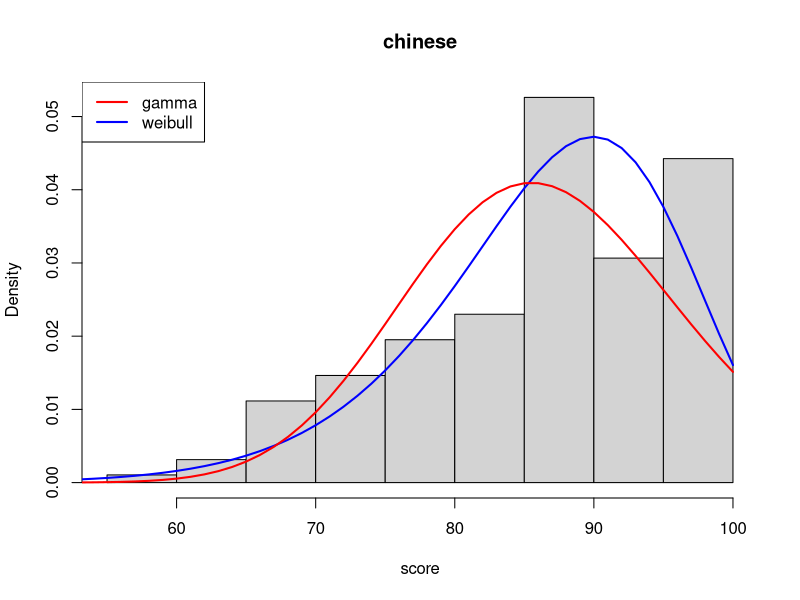
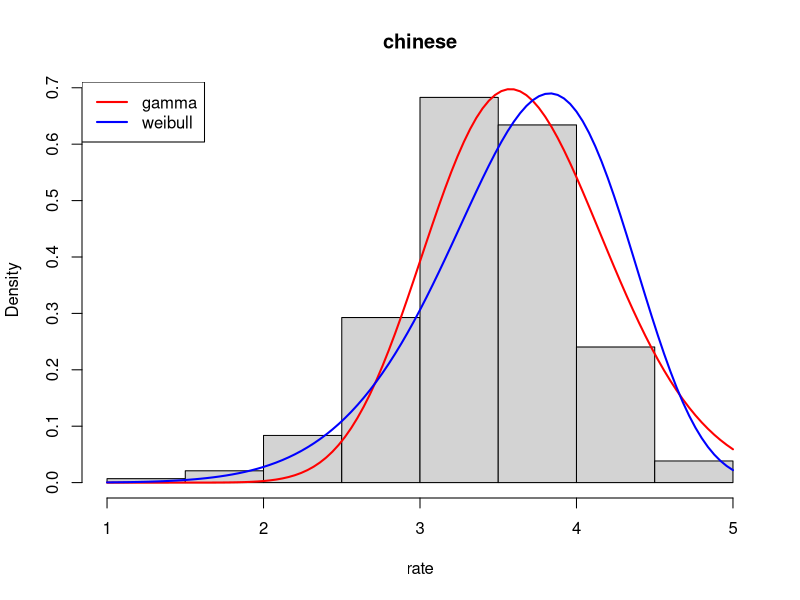
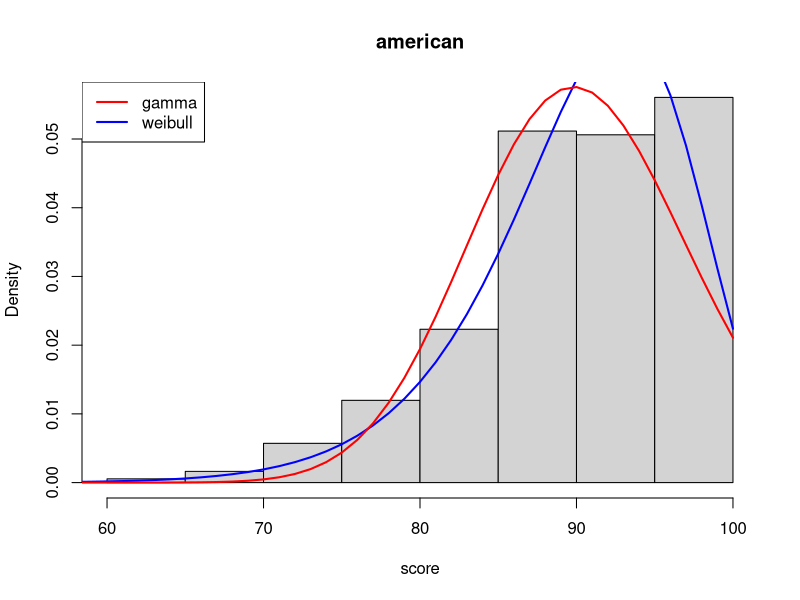
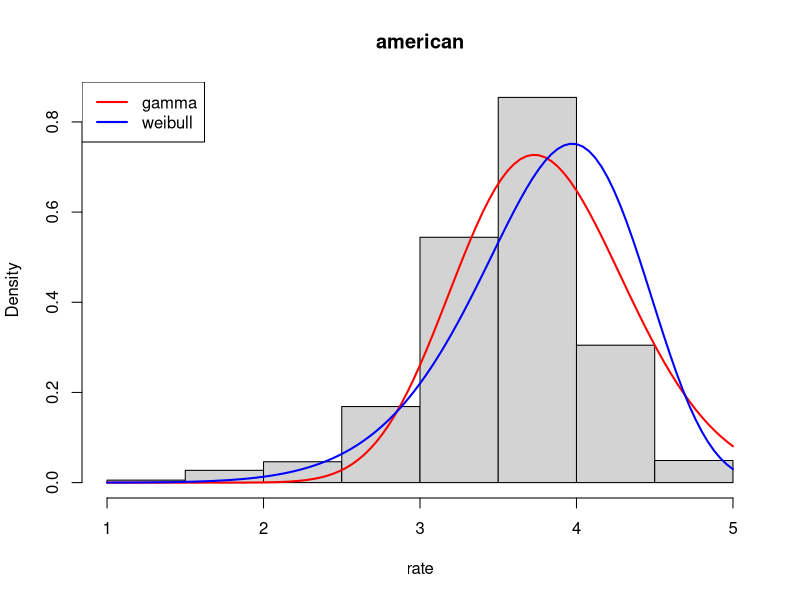
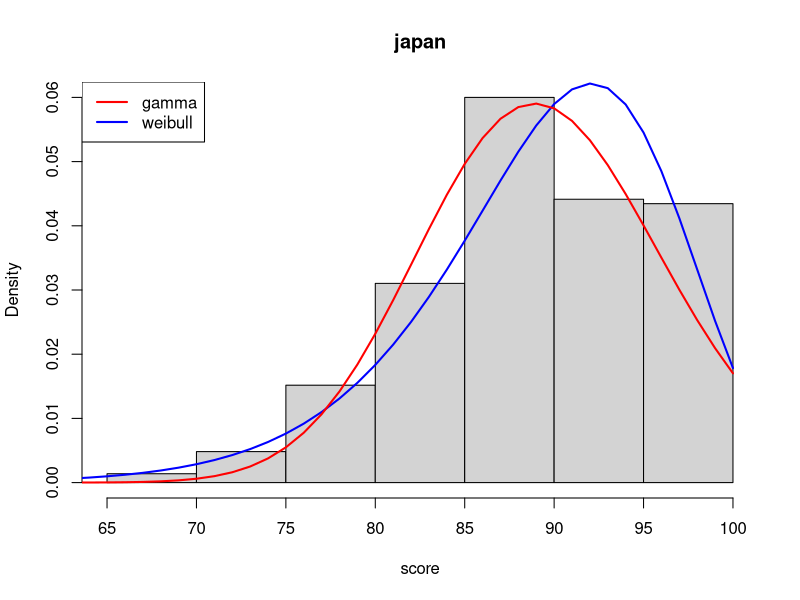
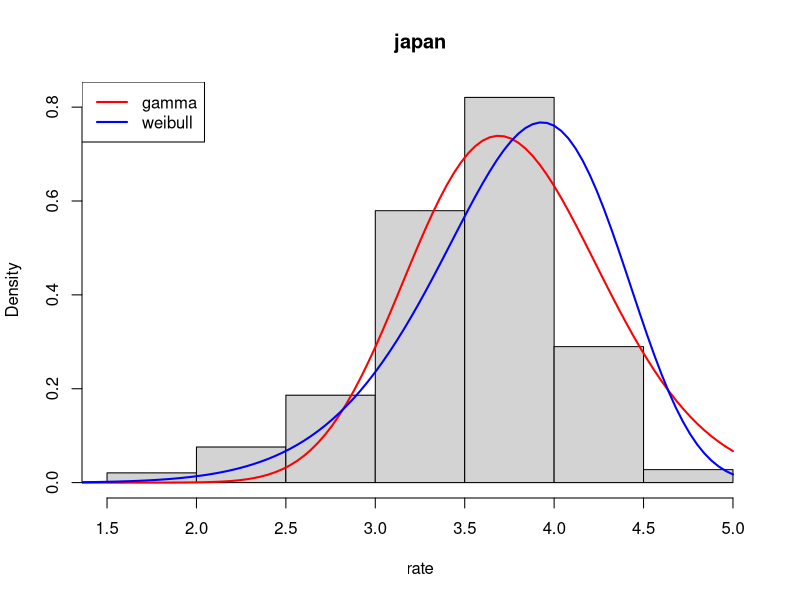
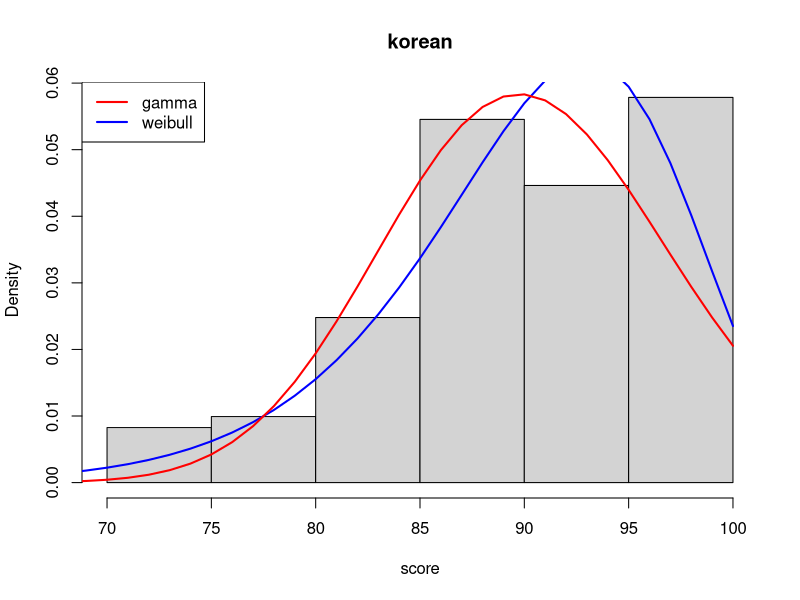
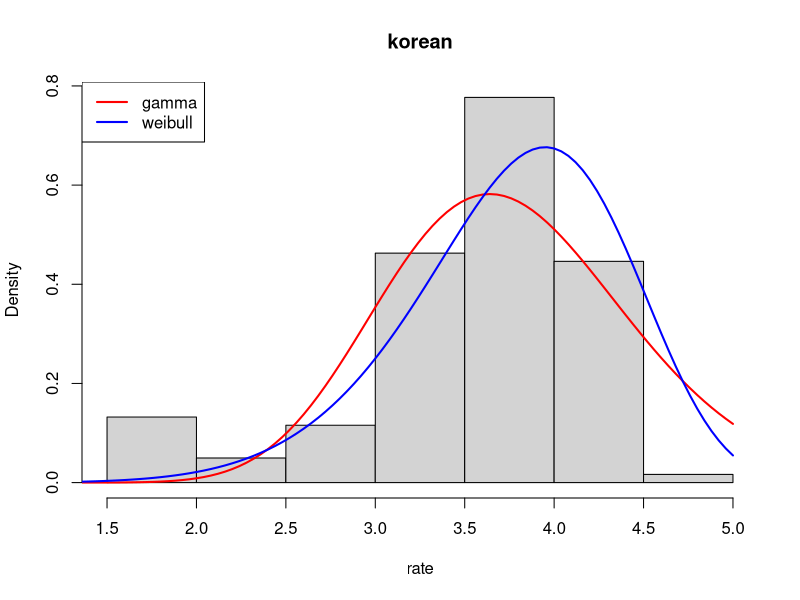

Write R code to recreate these figures, in order.
setwd("/Users/ziyuanhan/Desktop")
library(stats4)
comb <- read.csv("comb.csv",fill = TRUE,na.strings = c(""),header = TRUE)
# par(mfrow=c(2,1))

chinese.rate <- as.numeric(comb$rate[which(comb$title=="chinese")])
chinese.score <- as.numeric(comb$score[which(comb$title=="chinese")])
# hist(chinese.rate,freq=FALSE, main = "chinese" , xlab = "rating")
# hist(chinese.score,freq=FALSE, main = "chinese" , xlab = "score")

minuslogl.gam.rate <- function(theta, kappa) {
  y <- dgamma(chinese.rate, shape = kappa, scale = theta)
  # return -sum ln(y)
  nLL <- -sum(log(y))
  return(nLL)
}

minuslogl.gam.score <- function(theta, kappa) {
  y <- dgamma(chinese.score, shape = kappa, scale = theta)
  # return -sum ln(y)
  nLL <- -sum(log(y))
  return(nLL)
}

minuslogl.wei.rate <- function(yita, beta) {
  y <- suppressWarnings(dweibull(chinese.rate, shape = yita, scale = beta))
  # return -sum ln(y)
  nLL <- -sum(log(y))
  return(nLL)
}

minuslogl.wei.score <- function(yita, beta) {
  y <- suppressWarnings(dweibull(chinese.score, shape = yita, scale = beta))
  # return -sum ln(y)
  nLL <- -sum(log(y))
  return(nLL)
}

c <- chinese.score
n <- length(c)
kappa.mme <- (n*mean(c)^2) / ((n-1)*var(c))
theta.mme <- ((n-1)*var(c)) / (n*mean(c))
fit.gam.score <- mle(minuslogl.gam.score, start = list(theta = theta.mme, kappa = kappa.mme))
summary(fit.gam.score)
theta.mle <- fit.gam.score@coef[1]
kappa.mle <- fit.gam.score@coef[2]

fit.wei.score <- mle(minuslogl.wei.score, start = list(yita = 1, beta = 1))
summary(fit.wei.score)
yita.mle <- fit.wei.score@coef[1]
beta.mle <- fit.wei.score@coef[2]
hist(c,freq=FALSE, main = "chinese" , xlab = "score")
curve(dweibull(x,shape=yita.mle,scale =beta.mle),from=0,to=100,col="blue",lwd=2,add=TRUE)
curve(dgamma(x,shape=kappa.mle,scale = theta.mle),from=0,to=100,col="red",lwd=2,add=TRUE)
legend("topleft",legend=c("gamma","weibull"),col=c("red","blue"),lwd=2)

c <- chinese.rate
n <- length(c)
kappa.mme <- (n*mean(c)^2) / ((n-1)*var(c))
theta.mme <- ((n-1)*var(c)) / (n*mean(c))
fit.gam.rate <- mle(minuslogl.gam.rate, start = list(theta = theta.mme, kappa = kappa.mme))
summary(fit.gam.score)
theta.mle <- fit.gam.rate@coef[1]
kappa.mle <- fit.gam.rate@coef[2]

fit.wei.rate <- mle(minuslogl.wei.rate, start = list(yita = 1, beta = 1))
summary(fit.wei.rate)
yita.mle <- fit.wei.rate@coef[1]
beta.mle <- fit.wei.rate@coef[2]
hist(c,freq=FALSE, main = "chinese" , xlab = "rate")
curve(dgamma(x,shape=kappa.mle,scale = theta.mle),from=1,to=5,col="red",lwd=2,add=TRUE)
curve(dweibull(x,shape=yita.mle,scale =beta.mle),from=1,to=5,col="blue",lwd=2,add=TRUE)
legend("topleft",legend=c("gamma","weibull"),col=c("red","blue"),lwd=2)





american.rate <- comb$rate[which(comb$title=="american")]
american.score <- comb$score[which(comb$title=="american")]
# hist(american.rate,freq=FALSE, main = "american" , xlab = "rating")
# hist(american.score,freq=FALSE, main = "american" , xlab = "score")

minuslogl.gam.rate <- function(theta, kappa) {
  y <- dgamma(american.rate, shape = kappa, scale = theta)
  # return -sum ln(y)
  nLL <- -sum(log(y))
  return(nLL)
}

minuslogl.gam.score <- function(theta, kappa) {
  y <- dgamma(american.score, shape = kappa, scale = theta)
  # return -sum ln(y)
  nLL <- -sum(log(y))
  return(nLL)
}

minuslogl.wei.rate <- function(yita, beta) {
  y <- suppressWarnings(dweibull(american.rate, shape = yita, scale = beta))
  # return -sum ln(y)
  nLL <- -sum(log(y))
  return(nLL)
}

minuslogl.wei.score <- function(yita, beta) {
  y <- suppressWarnings(dweibull(american.score, shape = yita, scale = beta))
  # return -sum ln(y)
  nLL <- -sum(log(y))
  return(nLL)
}

c <- american.score
n <- length(c)
kappa.mme <- (n*mean(c)^2) / ((n-1)*var(c))
theta.mme <- ((n-1)*var(c)) / (n*mean(c))
fit.gam.score <- mle(minuslogl.gam.score, start = list(theta = theta.mme, kappa = kappa.mme))
summary(fit.gam.score)
theta.mle <- fit.gam.score@coef[1]
kappa.mle <- fit.gam.score@coef[2]

fit.wei.score <- mle(minuslogl.wei.score, start = list(yita = 1, beta = 1))
summary(fit.wei.score)
yita.mle <- fit.wei.score@coef[1]
beta.mle <- fit.wei.score@coef[2]
hist(c,freq=FALSE, main = "american" , xlab = "score")
curve(dweibull(x,shape=yita.mle,scale =beta.mle),from=0,to=100,col="blue",lwd=2,add=TRUE)
curve(dgamma(x,shape=kappa.mle,scale = theta.mle),from=0,to=100,col="red",lwd=2,add=TRUE)
legend("topleft",legend=c("gamma","weibull"),col=c("red","blue"),lwd=2)

c <- american.rate
n <- length(c)
kappa.mme <- (n*mean(c)^2) / ((n-1)*var(c))
theta.mme <- ((n-1)*var(c)) / (n*mean(c))
fit.gam.rate <- mle(minuslogl.gam.rate, start = list(theta = theta.mme, kappa = kappa.mme))
summary(fit.gam.score)
theta.mle <- fit.gam.rate@coef[1]
kappa.mle <- fit.gam.rate@coef[2]

fit.wei.rate <- mle(minuslogl.wei.rate, start = list(yita = 1, beta = 1))
summary(fit.wei.rate)
yita.mle <- fit.wei.rate@coef[1]
beta.mle <- fit.wei.rate@coef[2]
hist(c,freq=FALSE, main = "american" , xlab = "rate")
curve(dgamma(x,shape=kappa.mle,scale = theta.mle),from=1,to=5,col="red",lwd=2,add=TRUE)
curve(dweibull(x,shape=yita.mle,scale =beta.mle),from=1,to=5,col="blue",lwd=2,add=TRUE)
legend("topleft",legend=c("gamma","weibull"),col=c("red","blue"),lwd=2)







japan.rate <- as.numeric(comb$rate[which(comb$title=="japanese")])
japan.score <- as.numeric(comb$score[which(comb$title=="japanese")])
# hist(japan.rate,freq=FALSE, main = "japanese" , xlab = "rating")
# hist(japan.score,freq=FALSE, main = "japanese" , xlab = "score")

minuslogl.gam.rate <- function(theta, kappa) {
  y <- dgamma(japan.rate, shape = kappa, scale = theta)
  # return -sum ln(y)
  nLL <- -sum(log(y))
  return(nLL)
}

minuslogl.gam.score <- function(theta, kappa) {
  y <- dgamma(japan.score, shape = kappa, scale = theta)
  # return -sum ln(y)
  nLL <- -sum(log(y))
  return(nLL)
}

minuslogl.wei.rate <- function(yita, beta) {
  y <- suppressWarnings(dweibull(japan.rate, shape = yita, scale = beta))
  # return -sum ln(y)
  nLL <- -sum(log(y))
  return(nLL)
}

minuslogl.wei.score <- function(yita, beta) {
  y <- suppressWarnings(dweibull(japan.score, shape = yita, scale = beta))
  # return -sum ln(y)
  nLL <- -sum(log(y))
  return(nLL)
}

c <- japan.score
n <- length(c)
kappa.mme <- (n*mean(c)^2) / ((n-1)*var(c))
theta.mme <- ((n-1)*var(c)) / (n*mean(c))
fit.gam.score <- mle(minuslogl.gam.score, start = list(theta = theta.mme, kappa = kappa.mme))
summary(fit.gam.score)
theta.mle <- fit.gam.score@coef[1]
kappa.mle <- fit.gam.score@coef[2]

fit.wei.score <- mle(minuslogl.wei.score, start = list(yita = 1, beta = 1))
summary(fit.wei.score)
yita.mle <- fit.wei.score@coef[1]
beta.mle <- fit.wei.score@coef[2]
hist(c,freq=FALSE, main = "japan" , xlab = "score")
curve(dweibull(x,shape=yita.mle,scale =beta.mle),from=0,to=100,col="blue",lwd=2,add=TRUE)
curve(dgamma(x,shape=kappa.mle,scale = theta.mle),from=0,to=100,col="red",lwd=2,add=TRUE)
legend("topleft",legend=c("gamma","weibull"),col=c("red","blue"),lwd=2)

c <- japan.rate
n <- length(c)
kappa.mme <- (n*mean(c)^2) / ((n-1)*var(c))
theta.mme <- ((n-1)*var(c)) / (n*mean(c))
fit.gam.rate <- mle(minuslogl.gam.rate, start = list(theta = theta.mme, kappa = kappa.mme))
summary(fit.gam.score)
theta.mle <- fit.gam.rate@coef[1]
kappa.mle <- fit.gam.rate@coef[2]

fit.wei.rate <- mle(minuslogl.wei.rate, start = list(yita = 1, beta = 1))
summary(fit.wei.rate)
yita.mle <- fit.wei.rate@coef[1]
beta.mle <- fit.wei.rate@coef[2]
hist(c,freq=FALSE, main = "japan" , xlab = "rate")
curve(dgamma(x,shape=kappa.mle,scale = theta.mle),from=1,to=5,col="red",lwd=2,add=TRUE)
curve(dweibull(x,shape=yita.mle,scale =beta.mle),from=1,to=5,col="blue",lwd=2,add=TRUE)
legend("topleft",legend=c("gamma","weibull"),col=c("red","blue"),lwd=2)







korean.rate <- as.numeric(comb$rate[which(comb$title=="korean")])
korean.score <- as.numeric(comb$score[which(comb$title=="korean")])
# hist(korean.rate,freq=FALSE, main = "korean" , xlab = "rating")
# hist(korean.score,freq=FALSE, main = "korean" , xlab = "score")

minuslogl.gam.rate <- function(theta, kappa) {
  y <- dgamma(korean.rate, shape = kappa, scale = theta)
  # return -sum ln(y)
  nLL <- -sum(log(y))
  return(nLL)
}

minuslogl.gam.score <- function(theta, kappa) {
  y <- dgamma(korean.score, shape = kappa, scale = theta)
  # return -sum ln(y)
  nLL <- -sum(log(y))
  return(nLL)
}

minuslogl.wei.rate <- function(yita, beta) {
  y <- suppressWarnings(dweibull(korean.rate, shape = yita, scale = beta))
  # return -sum ln(y)
  nLL <- -sum(log(y))
  return(nLL)
}

minuslogl.wei.score <- function(yita, beta) {
  y <- suppressWarnings(dweibull(korean.score, shape = yita, scale = beta))
  # return -sum ln(y)
  nLL <- -sum(log(y))
  return(nLL)
}

c <- korean.score
n <- length(c)
kappa.mme <- (n*mean(c)^2) / ((n-1)*var(c))
theta.mme <- ((n-1)*var(c)) / (n*mean(c))
fit.gam.score <- mle(minuslogl.gam.score, start = list(theta = theta.mme, kappa = kappa.mme))
summary(fit.gam.score)
theta.mle <- fit.gam.score@coef[1]
kappa.mle <- fit.gam.score@coef[2]

fit.wei.score <- mle(minuslogl.wei.score, start = list(yita = 1, beta = 1))
summary(fit.wei.score)
yita.mle <- fit.wei.score@coef[1]
beta.mle <- fit.wei.score@coef[2]
hist(c,freq=FALSE, main = "korean" , xlab = "score")
curve(dweibull(x,shape=yita.mle,scale =beta.mle),from=0,to=100,col="blue",lwd=2,add=TRUE)
curve(dgamma(x,shape=kappa.mle,scale = theta.mle),from=0,to=100,col="red",lwd=2,add=TRUE)
legend("topleft",legend=c("gamma","weibull"),col=c("red","blue"),lwd=2)

c <- korean.rate
n <- length(c)
kappa.mme <- (n*mean(c)^2) / ((n-1)*var(c))
theta.mme <- ((n-1)*var(c)) / (n*mean(c))
fit.gam.rate <- mle(minuslogl.gam.rate, start = list(theta = theta.mme, kappa = kappa.mme))
summary(fit.gam.score)
theta.mle <- fit.gam.rate@coef[1]
kappa.mle <- fit.gam.rate@coef[2]

fit.wei.rate <- mle(minuslogl.wei.rate, start = list(yita = 1, beta = 1))
summary(fit.wei.rate)
yita.mle <- fit.wei.rate@coef[1]
beta.mle <- fit.wei.rate@coef[2]
hist(c,freq=FALSE, main = "korean" , xlab = "rate")
curve(dgamma(x,shape=kappa.mle,scale = theta.mle),from=1,to=5,col="red",lwd=2,add=TRUE)
curve(dweibull(x,shape=yita.mle,scale =beta.mle),from=1,to=5,col="blue",lwd=2,add=TRUE)
legend("topleft",legend=c("gamma","weibull"),col=c("red","blue"),lwd=2)







french.rate <- as.numeric(comb$rate[which(comb$title=="french")])
french.score <- as.numeric(comb$score[which(comb$title=="french")])
# hist(french.rate,freq=FALSE, main = "french" , xlab = "rating")
# hist(french.score,freq=FALSE, main = "french" , xlab = "score")

minuslogl.gam.rate <- function(theta, kappa) {
  y <- dgamma(french.rate, shape = kappa, scale = theta)
  # return -sum ln(y)
  nLL <- -sum(log(y))
  return(nLL)
}

minuslogl.gam.score <- function(theta, kappa) {
  y <- dgamma(french.score, shape = kappa, scale = theta)
  # return -sum ln(y)
  nLL <- -sum(log(y))
  return(nLL)
}

minuslogl.wei.rate <- function(yita, beta) {
  y <- suppressWarnings(dweibull(french.rate, shape = yita, scale = beta))
  # return -sum ln(y)
  nLL <- -sum(log(y))
  return(nLL)
}

minuslogl.wei.score <- function(yita, beta) {
  y <- suppressWarnings(dweibull(french.score, shape = yita, scale = beta))
  # return -sum ln(y)
  nLL <- -sum(log(y))
  return(nLL)
}

c <- french.score
n <- length(c)
kappa.mme <- (n*mean(c)^2) / ((n-1)*var(c))
theta.mme <- ((n-1)*var(c)) / (n*mean(c))
fit.gam.score <- mle(minuslogl.gam.score, start = list(theta = theta.mme, kappa = kappa.mme))
summary(fit.gam.score)
theta.mle <- fit.gam.score@coef[1]
kappa.mle <- fit.gam.score@coef[2]

fit.wei.score <- mle(minuslogl.wei.score, start = list(yita = 1, beta = 1))
summary(fit.wei.score)
yita.mle <- fit.wei.score@coef[1]
beta.mle <- fit.wei.score@coef[2]
hist(c,freq=FALSE, main = "french" , xlab = "score")
curve(dweibull(x,shape=yita.mle,scale =beta.mle),from=0,to=100,col="blue",lwd=2,add=TRUE)
curve(dgamma(x,shape=kappa.mle,scale = theta.mle),from=0,to=100,col="red",lwd=2,add=TRUE)
legend("topleft",legend=c("gamma","weibull"),col=c("red","blue"),lwd=2)

c <- french.rate
n <- length(c)
kappa.mme <- (n*mean(c)^2) / ((n-1)*var(c))
theta.mme <- ((n-1)*var(c)) / (n*mean(c))
fit.gam.rate <- mle(minuslogl.gam.rate, start = list(theta = theta.mme, kappa = kappa.mme))
summary(fit.gam.score)
theta.mle <- fit.gam.rate@coef[1]
kappa.mle <- fit.gam.rate@coef[2]

fit.wei.rate <- mle(minuslogl.wei.rate, start = list(yita = 1, beta = 1))
summary(fit.wei.rate)
yita.mle <- fit.wei.rate@coef[1]
beta.mle <- fit.wei.rate@coef[2]
hist(c,freq=FALSE, main = "french" , xlab = "rate")
curve(dgamma(x,shape=kappa.mle,scale = theta.mle),from=1,to=5,col="red",lwd=2,add=TRUE)
curve(dweibull(x,shape=yita.mle,scale =beta.mle),from=1,to=5,col="blue",lwd=2,add=TRUE)
legend("topleft",legend=c("gamma","weibull"),col=c("red","blue"),lwd=2)








indian.rate <- as.numeric(comb$rate[which(comb$title=="indian")])
indian.score <- as.numeric(comb$score[which(comb$title=="indian")])
# hist(indian.rate,freq=FALSE, main = "indian" , xlab = "rating")
# hist(indian.score,freq=FALSE, main = "indian" , xlab = "score")

minuslogl.gam.rate <- function(theta, kappa) {
  y <- dgamma(indian.rate, shape = kappa, scale = theta)
  # return -sum ln(y)
  nLL <- -sum(log(y))
  return(nLL)
}

minuslogl.gam.score <- function(theta, kappa) {
  y <- dgamma(indian.score, shape = kappa, scale = theta)
  # return -sum ln(y)
  nLL <- -sum(log(y))
  return(nLL)
}

minuslogl.wei.rate <- function(yita, beta) {
  y <- suppressWarnings(dweibull(indian.rate, shape = yita, scale = beta))
  # return -sum ln(y)
  nLL <- -sum(log(y))
  return(nLL)
}

minuslogl.wei.score <- function(yita, beta) {
  y <- suppressWarnings(dweibull(indian.score, shape = yita, scale = beta))
  # return -sum ln(y)
  nLL <- -sum(log(y))
  return(nLL)
}

c <- indian.score
n <- length(c)
kappa.mme <- (n*mean(c)^2) / ((n-1)*var(c))
theta.mme <- ((n-1)*var(c)) / (n*mean(c))
fit.gam.score <- mle(minuslogl.gam.score, start = list(theta = theta.mme, kappa = kappa.mme))
summary(fit.gam.score)
theta.mle <- fit.gam.score@coef[1]
kappa.mle <- fit.gam.score@coef[2]

fit.wei.score <- mle(minuslogl.wei.score, start = list(yita = 1, beta = 1))
summary(fit.wei.score)
yita.mle <- fit.wei.score@coef[1]
beta.mle <- fit.wei.score@coef[2]
hist(c,freq=FALSE, main = "indian" , xlab = "score")
curve(dweibull(x,shape=yita.mle,scale =beta.mle),from=0,to=100,col="blue",lwd=2,add=TRUE)
curve(dgamma(x,shape=kappa.mle,scale = theta.mle),from=0,to=100,col="red",lwd=2,add=TRUE)
legend("topleft",legend=c("gamma","weibull"),col=c("red","blue"),lwd=2)

c <- indian.rate
n <- length(c)
kappa.mme <- (n*mean(c)^2) / ((n-1)*var(c))
theta.mme <- ((n-1)*var(c)) / (n*mean(c))
fit.gam.rate <- mle(minuslogl.gam.rate, start = list(theta = theta.mme, kappa = kappa.mme))
summary(fit.gam.score)
theta.mle <- fit.gam.rate@coef[1]
kappa.mle <- fit.gam.rate@coef[2]

fit.wei.rate <- mle(minuslogl.wei.rate, start = list(yita = 1, beta = 1))
summary(fit.wei.rate)
yita.mle <- fit.wei.rate@coef[1]
beta.mle <- fit.wei.rate@coef[2]
hist(c,freq=FALSE, main = "indian" , xlab = "rate")
curve(dgamma(x,shape=kappa.mle,scale = theta.mle),from=1,to=5,col="red",lwd=2,add=TRUE)
curve(dweibull(x,shape=yita.mle,scale =beta.mle),from=1,to=5,col="blue",lwd=2,add=TRUE)
legend("topleft",legend=c("gamma","weibull"),col=c("red","blue"),lwd=2)









italian.rate <- as.numeric(comb$rate[which(comb$title=="italian")])
italian.score <- as.numeric(comb$score[which(comb$title=="italian")])
# hist(italian.rate,freq=FALSE, main = "indian" , xlab = "rating")
# hist(italian.score,freq=FALSE, main = "indian" , xlab = "score")

minuslogl.gam.rate <- function(theta, kappa) {
  y <- dgamma(italian.rate, shape = kappa, scale = theta)
  # return -sum ln(y)
  nLL <- -sum(log(y))
  return(nLL)
}

minuslogl.gam.score <- function(theta, kappa) {
  y <- dgamma(italian.score, shape = kappa, scale = theta)
  # return -sum ln(y)
  nLL <- -sum(log(y))
  return(nLL)
}

minuslogl.wei.rate <- function(yita, beta) {
  y <- suppressWarnings(dweibull(italian.rate, shape = yita, scale = beta))
  # return -sum ln(y)
  nLL <- -sum(log(y))
  return(nLL)
}

minuslogl.wei.score <- function(yita, beta) {
  y <- suppressWarnings(dweibull(italian.score, shape = yita, scale = beta))
  # return -sum ln(y)
  nLL <- -sum(log(y))
  return(nLL)
}

c <- italian.score
n <- length(c)
kappa.mme <- (n*mean(c)^2) / ((n-1)*var(c))
theta.mme <- ((n-1)*var(c)) / (n*mean(c))
fit.gam.score <- mle(minuslogl.gam.score, start = list(theta = theta.mme, kappa = kappa.mme))
summary(fit.gam.score)
theta.mle <- fit.gam.score@coef[1]
kappa.mle <- fit.gam.score@coef[2]

fit.wei.score <- mle(minuslogl.wei.score, start = list(yita = 1, beta = 1))
summary(fit.wei.score)
yita.mle <- fit.wei.score@coef[1]
beta.mle <- fit.wei.score@coef[2]
hist(c,freq=FALSE, main = "italian" , xlab = "score")
curve(dweibull(x,shape=yita.mle,scale =beta.mle),from=0,to=100,col="blue",lwd=2,add=TRUE)
curve(dgamma(x,shape=kappa.mle,scale = theta.mle),from=0,to=100,col="red",lwd=2,add=TRUE)
legend("topleft",legend=c("gamma","weibull"),col=c("red","blue"),lwd=2)

c <- italian.rate
n <- length(c)
kappa.mme <- (n*mean(c)^2) / ((n-1)*var(c))
theta.mme <- ((n-1)*var(c)) / (n*mean(c))
fit.gam.rate <- mle(minuslogl.gam.rate, start = list(theta = theta.mme, kappa = kappa.mme))
summary(fit.gam.score)
theta.mle <- fit.gam.rate@coef[1]
kappa.mle <- fit.gam.rate@coef[2]

fit.wei.rate <- mle(minuslogl.wei.rate, start = list(yita = 1, beta = 1))
summary(fit.wei.rate)
yita.mle <- fit.wei.rate@coef[1]
beta.mle <- fit.wei.rate@coef[2]
hist(c,freq=FALSE, main = "italian" , xlab = "rate")
curve(dgamma(x,shape=kappa.mle,scale = theta.mle),from=1,to=5,col="red",lwd=2,add=TRUE)
curve(dweibull(x,shape=yita.mle,scale =beta.mle),from=1,to=5,col="blue",lwd=2,add=TRUE)
legend("topleft",legend=c("gamma","weibull"),col=c("red","blue"),lwd=2)









latin.rate <- as.numeric(comb$rate[which(comb$title=="latin")])
latin.score <- as.numeric(comb$score[which(comb$title=="latin")])
# hist(latin.rate,freq=FALSE, main = "latin" , xlab = "rating")
# hist(latin.score,freq=FALSE, main = "latin" , xlab = "score")

minuslogl.gam.rate <- function(theta, kappa) {
  y <- dgamma(latin.rate, shape = kappa, scale = theta)
  # return -sum ln(y)
  nLL <- -sum(log(y))
  return(nLL)
}

minuslogl.gam.score <- function(theta, kappa) {
  y <- dgamma(latin.score, shape = kappa, scale = theta)
  # return -sum ln(y)
  nLL <- -sum(log(y))
  return(nLL)
}

minuslogl.wei.rate <- function(yita, beta) {
  y <- suppressWarnings(dweibull(latin.rate, shape = yita, scale = beta))
  # return -sum ln(y)
  nLL <- -sum(log(y))
  return(nLL)
}

minuslogl.wei.score <- function(yita, beta) {
  y <- suppressWarnings(dweibull(latin.score, shape = yita, scale = beta))
  # return -sum ln(y)
  nLL <- -sum(log(y))
  return(nLL)
}

c <- latin.score
n <- length(c)
kappa.mme <- (n*mean(c)^2) / ((n-1)*var(c))
theta.mme <- ((n-1)*var(c)) / (n*mean(c))
fit.gam.score <- mle(minuslogl.gam.score, start = list(theta = theta.mme, kappa = kappa.mme))
summary(fit.gam.score)
theta.mle <- fit.gam.score@coef[1]
kappa.mle <- fit.gam.score@coef[2]

fit.wei.score <- mle(minuslogl.wei.score, start = list(yita = 1, beta = 1))
summary(fit.wei.score)
yita.mle <- fit.wei.score@coef[1]
beta.mle <- fit.wei.score@coef[2]
hist(c,freq=FALSE, main = "latin" , xlab = "score")
curve(dweibull(x,shape=yita.mle,scale =beta.mle),from=0,to=100,col="blue",lwd=2,add=TRUE)
curve(dgamma(x,shape=kappa.mle,scale = theta.mle),from=0,to=100,col="red",lwd=2,add=TRUE)
legend("topleft",legend=c("gamma","weibull"),col=c("red","blue"),lwd=2)

c <- latin.rate
n <- length(c)
kappa.mme <- (n*mean(c)^2) / ((n-1)*var(c))
theta.mme <- ((n-1)*var(c)) / (n*mean(c))
fit.gam.rate <- mle(minuslogl.gam.rate, start = list(theta = theta.mme, kappa = kappa.mme))
summary(fit.gam.score)
theta.mle <- fit.gam.rate@coef[1]
kappa.mle <- fit.gam.rate@coef[2]

fit.wei.rate <- mle(minuslogl.wei.rate, start = list(yita = 1, beta = 1))
summary(fit.wei.rate)
yita.mle <- fit.wei.rate@coef[1]
beta.mle <- fit.wei.rate@coef[2]
hist(c,freq=FALSE, main = "latin" , xlab = "rate")
curve(dgamma(x,shape=kappa.mle,scale = theta.mle),from=1,to=5,col="red",lwd=2,add=TRUE)
curve(dweibull(x,shape=yita.mle,scale =beta.mle),from=1,to=5,col="blue",lwd=2,add=TRUE)
legend("topleft",legend=c("gamma","weibull"),col=c("red","blue"),lwd=2)









viet.rate <- as.numeric(comb$rate[which(comb$title=="viet")])
viet.score <- as.numeric(comb$score[which(comb$title=="viet")])
# hist(viet.rate,freq=FALSE, main = "latin" , xlab = "rating")
# hist(viet.score,freq=FALSE, main = "latin" , xlab = "score")

minuslogl.gam.rate <- function(theta, kappa) {
  y <- dgamma(viet.rate, shape = kappa, scale = theta)
  # return -sum ln(y)
  nLL <- -sum(log(y))
  return(nLL)
}

minuslogl.gam.score <- function(theta, kappa) {
  y <- dgamma(viet.score, shape = kappa, scale = theta)
  # return -sum ln(y)
  nLL <- -sum(log(y))
  return(nLL)
}

minuslogl.wei.rate <- function(yita, beta) {
  y <- suppressWarnings(dweibull(viet.rate, shape = yita, scale = beta))
  # return -sum ln(y)
  nLL <- -sum(log(y))
  return(nLL)
}

minuslogl.wei.score <- function(yita, beta) {
  y <- suppressWarnings(dweibull(viet.score, shape = yita, scale = beta))
  # return -sum ln(y)
  nLL <- -sum(log(y))
  return(nLL)
}

c <- viet.score
n <- length(c)
kappa.mme <- (n*mean(c)^2) / ((n-1)*var(c))
theta.mme <- ((n-1)*var(c)) / (n*mean(c))
fit.gam.score <- mle(minuslogl.gam.score, start = list(theta = theta.mme, kappa = kappa.mme))
summary(fit.gam.score)
theta.mle <- fit.gam.score@coef[1]
kappa.mle <- fit.gam.score@coef[2]

fit.wei.score <- mle(minuslogl.wei.score, start = list(yita = 1, beta = 1))
summary(fit.wei.score)
yita.mle <- fit.wei.score@coef[1]
beta.mle <- fit.wei.score@coef[2]
hist(c,freq=FALSE, main = "viet" , xlab = "score")
curve(dweibull(x,shape=yita.mle,scale =beta.mle),from=0,to=100,col="blue",lwd=2,add=TRUE)
curve(dgamma(x,shape=kappa.mle,scale = theta.mle),from=0,to=100,col="red",lwd=2,add=TRUE)
legend("topleft",legend=c("gamma","weibull"),col=c("red","blue"),lwd=2)

c <- viet.rate
n <- length(c)
kappa.mme <- (n*mean(c)^2) / ((n-1)*var(c))
theta.mme <- ((n-1)*var(c)) / (n*mean(c))
fit.gam.rate <- mle(minuslogl.gam.rate, start = list(theta = theta.mme, kappa = kappa.mme))
summary(fit.gam.score)
theta.mle <- fit.gam.rate@coef[1]
kappa.mle <- fit.gam.rate@coef[2]

fit.wei.rate <- mle(minuslogl.wei.rate, start = list(yita = 1, beta = 1))
summary(fit.wei.rate)
yita.mle <- fit.wei.rate@coef[1]
beta.mle <- fit.wei.rate@coef[2]
hist(c,freq=FALSE, main = "viet" , xlab = "rate")
curve(dgamma(x,shape=kappa.mle,scale = theta.mle),from=1,to=5,col="red",lwd=2,add=TRUE)
curve(dweibull(x,shape=yita.mle,scale =beta.mle),from=1,to=5,col="blue",lwd=2,add=TRUE)
legend("topleft",legend=c("gamma","weibull"),col=c("red","blue"),lwd=2)










thai.rate <- as.numeric(comb$rate[which(comb$title=="thai")])
thai.score <- as.numeric(comb$score[which(comb$title=="thai")])
# hist(thai.rate,freq=FALSE, main = "latin" , xlab = "rating")
# hist(thai.score,freq=FALSE, main = "latin" , xlab = "score")

minuslogl.gam.rate <- function(theta, kappa) {
  y <- dgamma(thai.rate, shape = kappa, scale = theta)
  # return -sum ln(y)
  nLL <- -sum(log(y))
  return(nLL)
}

minuslogl.gam.score <- function(theta, kappa) {
  y <- dgamma(thai.score, shape = kappa, scale = theta)
  # return -sum ln(y)
  nLL <- -sum(log(y))
  return(nLL)
}

minuslogl.wei.rate <- function(yita, beta) {
  y <- suppressWarnings(dweibull(thai.rate, shape = yita, scale = beta))
  # return -sum ln(y)
  nLL <- -sum(log(y))
  return(nLL)
}

minuslogl.wei.score <- function(yita, beta) {
  y <- suppressWarnings(dweibull(thai.score, shape = yita, scale = beta))
  # return -sum ln(y)
  nLL <- -sum(log(y))
  return(nLL)
}

c <- thai.score
n <- length(c)
kappa.mme <- (n*mean(c)^2) / ((n-1)*var(c))
theta.mme <- ((n-1)*var(c)) / (n*mean(c))
fit.gam.score <- mle(minuslogl.gam.score, start = list(theta = theta.mme, kappa = kappa.mme))
summary(fit.gam.score)
theta.mle <- fit.gam.score@coef[1]
kappa.mle <- fit.gam.score@coef[2]

fit.wei.score <- mle(minuslogl.wei.score, start = list(yita = 1, beta = 1))
summary(fit.wei.score)
yita.mle <- fit.wei.score@coef[1]
beta.mle <- fit.wei.score@coef[2]
hist(c,freq=FALSE, main = "thai" , xlab = "score")
curve(dweibull(x,shape=yita.mle,scale =beta.mle),from=0,to=100,col="blue",lwd=2,add=TRUE)
curve(dgamma(x,shape=kappa.mle,scale = theta.mle),from=0,to=100,col="red",lwd=2,add=TRUE)
legend("topleft",legend=c("gamma","weibull"),col=c("red","blue"),lwd=2)

c <- thai.rate
n <- length(c)
kappa.mme <- (n*mean(c)^2) / ((n-1)*var(c))
theta.mme <- ((n-1)*var(c)) / (n*mean(c))
fit.gam.rate <- mle(minuslogl.gam.rate, start = list(theta = theta.mme, kappa = kappa.mme))
summary(fit.gam.score)
theta.mle <- fit.gam.rate@coef[1]
kappa.mle <- fit.gam.rate@coef[2]

fit.wei.rate <- mle(minuslogl.wei.rate, start = list(yita = 1, beta = 1))
summary(fit.wei.rate)
yita.mle <- fit.wei.rate@coef[1]
beta.mle <- fit.wei.rate@coef[2]
hist(c,freq=FALSE, main = "thai" , xlab = "rate")
curve(dgamma(x,shape=kappa.mle,scale = theta.mle),from=1,to=5,col="red",lwd=2,add=TRUE)
curve(dweibull(x,shape=yita.mle,scale =beta.mle),from=1,to=5,col="blue",lwd=2,add=TRUE)
legend("topleft",legend=c("gamma","weibull"),col=c("red","blue"),lwd=2)







medi.rate <- as.numeric(comb$rate[which(comb$title=="medi")])
medi.score <- as.numeric(comb$score[which(comb$title=="medi")])
# hist(medi.rate,freq=FALSE, main = "medi" , xlab = "rating")
# hist(medi.score,freq=FALSE, main = "medi" , xlab = "score")

minuslogl.gam.rate <- function(theta, kappa) {
  y <- dgamma(medi.rate, shape = kappa, scale = theta)
  # return -sum ln(y)
  nLL <- -sum(log(y))
  return(nLL)
}

minuslogl.gam.score <- function(theta, kappa) {
  y <- dgamma(medi.score, shape = kappa, scale = theta)
  # return -sum ln(y)
  nLL <- -sum(log(y))
  return(nLL)
}

minuslogl.wei.rate <- function(yita, beta) {
  y <- suppressWarnings(dweibull(medi.rate, shape = yita, scale = beta))
  # return -sum ln(y)
  nLL <- -sum(log(y))
  return(nLL)
}

minuslogl.wei.score <- function(yita, beta) {
  y <- suppressWarnings(dweibull(medi.score, shape = yita, scale = beta))
  # return -sum ln(y)
  nLL <- -sum(log(y))
  return(nLL)
}

c <- medi.score
n <- length(c)
kappa.mme <- (n*mean(c)^2) / ((n-1)*var(c))
theta.mme <- ((n-1)*var(c)) / (n*mean(c))
fit.gam.score <- mle(minuslogl.gam.score, start = list(theta = theta.mme, kappa = kappa.mme))
summary(fit.gam.score)
theta.mle <- fit.gam.score@coef[1]
kappa.mle <- fit.gam.score@coef[2]

fit.wei.score <- mle(minuslogl.wei.score, start = list(yita = 1, beta = 1))
summary(fit.wei.score)
yita.mle <- fit.wei.score@coef[1]
beta.mle <- fit.wei.score@coef[2]
hist(c,freq=FALSE, main = "medi" , xlab = "score")
curve(dweibull(x,shape=yita.mle,scale =beta.mle),from=0,to=100,col="blue",lwd=2,add=TRUE)
curve(dgamma(x,shape=kappa.mle,scale = theta.mle),from=0,to=100,col="red",lwd=2,add=TRUE)
legend("topleft",legend=c("gamma","weibull"),col=c("red","blue"),lwd=2)

c <- medi.rate
n <- length(c)
kappa.mme <- (n*mean(c)^2) / ((n-1)*var(c))
theta.mme <- ((n-1)*var(c)) / (n*mean(c))
fit.gam.rate <- mle(minuslogl.gam.rate, start = list(theta = theta.mme, kappa = kappa.mme))
summary(fit.gam.score)
theta.mle <- fit.gam.rate@coef[1]
kappa.mle <- fit.gam.rate@coef[2]

fit.wei.rate <- mle(minuslogl.wei.rate, start = list(yita = 1, beta = 1))
summary(fit.wei.rate)
yita.mle <- fit.wei.rate@coef[1]
beta.mle <- fit.wei.rate@coef[2]
hist(c,freq=FALSE, main = "medi" , xlab = "rate")
curve(dgamma(x,shape=kappa.mle,scale = theta.mle),from=1,to=5,col="red",lwd=2,add=TRUE)
curve(dweibull(x,shape=yita.mle,scale =beta.mle),from=1,to=5,col="blue",lwd=2,add=TRUE)
legend("topleft",legend=c("gamma","weibull"),col=c("red","blue"),lwd=2)




boxplot(comb$rate ~ comb$title)
boxplot(comb$score ~ comb$title)

# minuslogl.gam <- function(theta, kappa) {
#   y <- dgamma(data, shape = kappa, scale = theta)
#   # return -sum ln(y)
#   nLL <- -sum(log(y))
#   return(nLL)
# }

# minuslogl.gam <- function(theta, kappa) {
#   y <- dgamma(chinese.score, shape = kappa, scale = theta)
#   # return -sum ln(y)
#   nLL <- -sum(log(y))
#   return(nLL)
# }
# c <- chinese.score
# n <- length(c)
# kappa.mme <- (n*mean(c)^2) / ((n-1)*var(c))
# theta.mme <- ((n-1)*var(c)) / (n*mean(c))
# fit.gam <- mle(minuslogl.gam, start = list(theta = theta.mme, kappa = kappa.mme))
# summary(fit.gam)
# theta.mle <- fit.gam@coef[1]
# kappa.mle <- fit.gam@coef[2]
# print(theta.mle)
# hist(chinese.score,freq=FALSE, main = "chinese" , xlab = "score")
# curve(dgamma(x,shape=kappa.mle,scale = theta.mle),from=0,to=100,col="red",lwd=2,add=TRUE)
# 
# minuslogl.wei <- function(yita, beta) {
# y <- suppressWarnings(dweibull(sal, shape = yita, scale = beta))
# # return -sum ln(y)
# nLL <- -sum(log(y))
# return(nLL)
# }
# 
# fit.wei <- mle(minuslogl.wei, start = list(yita = 1, beta = 1))
# summary(fit.wei)
# yita.mle <- fit.wei@coef[1]
# beta.mle <- fit.wei@coef[2]
# curve(dweibull(x,shape=yita.mle,scale =beta.mle),from=0,to=250,col="blue",lwd=2,add=TRUE)
# legend("topright",legend=c("gamma","weibull"),col=c("red","blue"),lwd=2)
